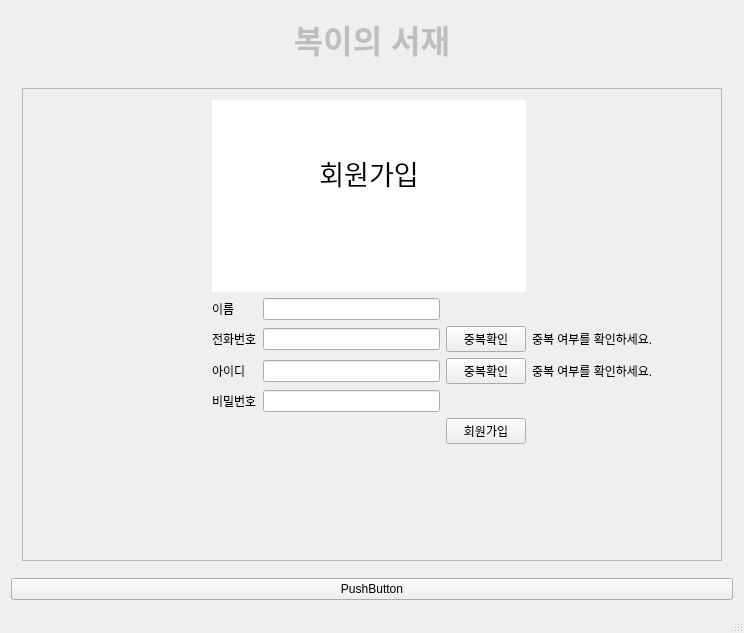
<?xml version="1.0" encoding="UTF-8"?>
<ui version="4.0">
 <class>MainWindow</class>
 <widget class="QMainWindow" name="MainWindow">
  <property name="geometry">
   <rect>
    <x>0</x>
    <y>0</y>
    <width>744</width>
    <height>633</height>
   </rect>
  </property>
  <property name="windowTitle">
   <string>MainWindow</string>
  </property>
  <widget class="QWidget" name="centralwidget">
   <layout class="QVBoxLayout" name="verticalLayout">
    <item>
     <widget class="QTextEdit" name="textEdit">
      <property name="enabled">
       <bool>false</bool>
      </property>
      <property name="sizePolicy">
       <sizepolicy hsizetype="Minimum" vsizetype="Maximum">
        <horstretch>0</horstretch>
        <verstretch>0</verstretch>
       </sizepolicy>
      </property>
      <property name="maximumSize">
       <size>
        <width>16777215</width>
        <height>60</height>
       </size>
      </property>
      <property name="tabletTracking">
       <bool>false</bool>
      </property>
      <property name="autoFillBackground">
       <bool>false</bool>
      </property>
      <property name="styleSheet">
       <string notr="true">border: none;
</string>
      </property>
      <property name="html">
       <string>&lt;!DOCTYPE HTML PUBLIC &quot;-//W3C//DTD HTML 4.0//EN&quot; &quot;http://www.w3.org/TR/REC-html40/strict.dtd&quot;&gt;
&lt;html&gt;&lt;head&gt;&lt;meta name=&quot;qrichtext&quot; content=&quot;1&quot; /&gt;&lt;meta charset=&quot;utf-8&quot; /&gt;&lt;style type=&quot;text/css&quot;&gt;
p, li { white-space: pre-wrap; }
hr { height: 1px; border-width: 0; }
li.unchecked::marker { content: &quot;\2610&quot;; }
li.checked::marker { content: &quot;\2612&quot;; }
&lt;/style&gt;&lt;/head&gt;&lt;body style=&quot; font-family:'Ubuntu Sans'; font-size:11pt; font-weight:400; font-style:normal;&quot;&gt;
&lt;p align=&quot;center&quot; style=&quot; margin-top:0px; margin-bottom:0px; margin-left:0px; margin-right:0px; -qt-block-indent:0; text-indent:0px;&quot;&gt;&lt;span style=&quot; font-size:24pt; font-weight:700;&quot;&gt;복이의 서재&lt;/span&gt;&lt;/p&gt;&lt;/body&gt;&lt;/html&gt;</string>
      </property>
     </widget>
    </item>
    <item>
     <layout class="QGridLayout" name="gridLayout_2">
      <item row="0" column="1">
       <widget class="QStackedWidget" name="stackedWidget">
        <property name="currentIndex">
         <number>2</number>
        </property>
        <widget class="QWidget" name="login">
         <layout class="QGridLayout" name="gridLayout_3">
          <item row="0" column="0">
           <widget class="QFrame" name="frame">
            <property name="frameShape">
             <enum>QFrame::Shape::StyledPanel</enum>
            </property>
            <property name="frameShadow">
             <enum>QFrame::Shadow::Raised</enum>
            </property>
            <layout class="QGridLayout" name="gridLayout_4">
             <item row="3" column="4">
              <widget class="QPushButton" name="reg_gobtn">
               <property name="maximumSize">
                <size>
                 <width>150</width>
                 <height>16777215</height>
                </size>
               </property>
               <property name="text">
                <string>회원가입</string>
               </property>
              </widget>
             </item>
             <item row="1" column="2" colspan="3">
              <widget class="QLineEdit" name="in_id"/>
             </item>
             <item row="1" column="5" rowspan="2">
              <widget class="QPushButton" name="loginbtn">
               <property name="maximumSize">
                <size>
                 <width>16777215</width>
                 <height>100</height>
                </size>
               </property>
               <property name="text">
                <string>로그인</string>
               </property>
              </widget>
             </item>
             <item row="1" column="0" rowspan="2">
              <spacer name="horizontalSpacer">
               <property name="orientation">
                <enum>Qt::Orientation::Horizontal</enum>
               </property>
               <property name="sizeHint" stdset="0">
                <size>
                 <width>40</width>
                 <height>20</height>
                </size>
               </property>
              </spacer>
             </item>
             <item row="1" column="1">
              <widget class="QLabel" name="id_label">
               <property name="text">
                <string>아이디</string>
               </property>
              </widget>
             </item>
             <item row="1" column="6" rowspan="2">
              <spacer name="horizontalSpacer_2">
               <property name="orientation">
                <enum>Qt::Orientation::Horizontal</enum>
               </property>
               <property name="sizeHint" stdset="0">
                <size>
                 <width>40</width>
                 <height>20</height>
                </size>
               </property>
              </spacer>
             </item>
             <item row="2" column="2" colspan="3">
              <widget class="QLineEdit" name="in_pw"/>
             </item>
             <item row="2" column="1">
              <widget class="QLabel" name="pw_label">
               <property name="text">
                <string>비밀번호</string>
               </property>
              </widget>
             </item>
             <item row="3" column="2">
              <widget class="QPushButton" name="f_idbtn">
               <property name="maximumSize">
                <size>
                 <width>150</width>
                 <height>16777215</height>
                </size>
               </property>
               <property name="text">
                <string>아이디 찾기</string>
               </property>
              </widget>
             </item>
             <item row="4" column="2" colspan="3">
              <spacer name="verticalSpacer_2">
               <property name="orientation">
                <enum>Qt::Orientation::Vertical</enum>
               </property>
               <property name="sizeHint" stdset="0">
                <size>
                 <width>20</width>
                 <height>40</height>
                </size>
               </property>
              </spacer>
             </item>
             <item row="3" column="3">
              <widget class="QPushButton" name="f_pwbtn">
               <property name="maximumSize">
                <size>
                 <width>150</width>
                 <height>16777215</height>
                </size>
               </property>
               <property name="text">
                <string>비밀번호 찾기</string>
               </property>
              </widget>
             </item>
             <item row="0" column="1" colspan="5">
              <widget class="QTextEdit" name="login_log">
               <property name="maximumSize">
                <size>
                 <width>16777215</width>
                 <height>300</height>
                </size>
               </property>
               <property name="styleSheet">
                <string notr="true">border: none;
</string>
               </property>
               <property name="readOnly">
                <bool>true</bool>
               </property>
               <property name="html">
                <string>&lt;!DOCTYPE HTML PUBLIC &quot;-//W3C//DTD HTML 4.0//EN&quot; &quot;http://www.w3.org/TR/REC-html40/strict.dtd&quot;&gt;
&lt;html&gt;&lt;head&gt;&lt;meta name=&quot;qrichtext&quot; content=&quot;1&quot; /&gt;&lt;meta charset=&quot;utf-8&quot; /&gt;&lt;style type=&quot;text/css&quot;&gt;
p, li { white-space: pre-wrap; }
hr { height: 1px; border-width: 0; }
li.unchecked::marker { content: &quot;\2610&quot;; }
li.checked::marker { content: &quot;\2612&quot;; }
&lt;/style&gt;&lt;/head&gt;&lt;body style=&quot; font-family:'Ubuntu Sans'; font-size:11pt; font-weight:400; font-style:normal;&quot;&gt;
&lt;p align=&quot;center&quot; style=&quot;-qt-paragraph-type:empty; margin-top:0px; margin-bottom:0px; margin-left:0px; margin-right:0px; -qt-block-indent:0; text-indent:0px;&quot;&gt;&lt;br /&gt;&lt;/p&gt;
&lt;p style=&quot;-qt-paragraph-type:empty; margin-top:0px; margin-bottom:0px; margin-left:0px; margin-right:0px; -qt-block-indent:0; text-indent:0px; font-size:20pt;&quot;&gt;&lt;br /&gt;&lt;/p&gt;
&lt;p align=&quot;center&quot; style=&quot; margin-top:0px; margin-bottom:0px; margin-left:0px; margin-right:0px; -qt-block-indent:0; text-indent:0px;&quot;&gt;&lt;span style=&quot; font-size:20pt;&quot;&gt;로그인&lt;/span&gt;&lt;/p&gt;
&lt;p align=&quot;center&quot; style=&quot;-qt-paragraph-type:empty; margin-top:0px; margin-bottom:0px; margin-left:0px; margin-right:0px; -qt-block-indent:0; text-indent:0px; font-size:20pt;&quot;&gt;&lt;br /&gt;&lt;/p&gt;&lt;/body&gt;&lt;/html&gt;</string>
               </property>
              </widget>
             </item>
             <item row="0" column="0">
              <widget class="QLabel" name="lbl">
               <property name="text">
                <string>TextLabel</string>
               </property>
              </widget>
             </item>
            </layout>
           </widget>
          </item>
         </layout>
        </widget>
        <widget class="QWidget" name="find_pw">
         <layout class="QGridLayout" name="gridLayout_8">
          <item row="0" column="0">
           <widget class="QFrame" name="frame_4">
            <property name="frameShape">
             <enum>QFrame::Shape::StyledPanel</enum>
            </property>
            <property name="frameShadow">
             <enum>QFrame::Shadow::Raised</enum>
            </property>
            <layout class="QGridLayout" name="gridLayout_9">
             <item row="0" column="1" colspan="2">
              <widget class="QTextEdit" name="find_log_2">
               <property name="maximumSize">
                <size>
                 <width>16777215</width>
                 <height>300</height>
                </size>
               </property>
               <property name="styleSheet">
                <string notr="true">border: none;
</string>
               </property>
               <property name="readOnly">
                <bool>true</bool>
               </property>
               <property name="html">
                <string>&lt;!DOCTYPE HTML PUBLIC &quot;-//W3C//DTD HTML 4.0//EN&quot; &quot;http://www.w3.org/TR/REC-html40/strict.dtd&quot;&gt;
&lt;html&gt;&lt;head&gt;&lt;meta name=&quot;qrichtext&quot; content=&quot;1&quot; /&gt;&lt;meta charset=&quot;utf-8&quot; /&gt;&lt;style type=&quot;text/css&quot;&gt;
p, li { white-space: pre-wrap; }
hr { height: 1px; border-width: 0; }
li.unchecked::marker { content: &quot;\2610&quot;; }
li.checked::marker { content: &quot;\2612&quot;; }
&lt;/style&gt;&lt;/head&gt;&lt;body style=&quot; font-family:'Ubuntu Sans'; font-size:11pt; font-weight:400; font-style:normal;&quot;&gt;
&lt;p align=&quot;center&quot; style=&quot;-qt-paragraph-type:empty; margin-top:0px; margin-bottom:0px; margin-left:0px; margin-right:0px; -qt-block-indent:0; text-indent:0px;&quot;&gt;&lt;br /&gt;&lt;/p&gt;
&lt;p align=&quot;center&quot; style=&quot;-qt-paragraph-type:empty; margin-top:0px; margin-bottom:0px; margin-left:0px; margin-right:0px; -qt-block-indent:0; text-indent:0px; font-size:20pt;&quot;&gt;&lt;br /&gt;&lt;/p&gt;
&lt;p align=&quot;center&quot; style=&quot; margin-top:0px; margin-bottom:0px; margin-left:0px; margin-right:0px; -qt-block-indent:0; text-indent:0px;&quot;&gt;&lt;span style=&quot; font-size:20pt;&quot;&gt;비밀번호 찾기&lt;/span&gt;&lt;/p&gt;&lt;/body&gt;&lt;/html&gt;</string>
               </property>
              </widget>
             </item>
             <item row="1" column="0">
              <spacer name="horizontalSpacer_3">
               <property name="orientation">
                <enum>Qt::Orientation::Horizontal</enum>
               </property>
               <property name="sizeHint" stdset="0">
                <size>
                 <width>201</width>
                 <height>20</height>
                </size>
               </property>
              </spacer>
             </item>
             <item row="1" column="1">
              <widget class="QLabel" name="fp_idlb">
               <property name="text">
                <string>아이디</string>
               </property>
              </widget>
             </item>
             <item row="1" column="2">
              <widget class="QLineEdit" name="fp_inid"/>
             </item>
             <item row="2" column="1">
              <widget class="QLabel" name="fp_pnlb">
               <property name="text">
                <string>전화번호</string>
               </property>
              </widget>
             </item>
             <item row="2" column="2">
              <widget class="QLineEdit" name="fp_inpn"/>
             </item>
             <item row="2" column="3">
              <spacer name="horizontalSpacer_4">
               <property name="orientation">
                <enum>Qt::Orientation::Horizontal</enum>
               </property>
               <property name="sizeHint" stdset="0">
                <size>
                 <width>201</width>
                 <height>20</height>
                </size>
               </property>
              </spacer>
             </item>
             <item row="3" column="1" colspan="2">
              <widget class="QPushButton" name="fp_btn">
               <property name="text">
                <string>비밀번호 찾기</string>
               </property>
              </widget>
             </item>
             <item row="4" column="2">
              <spacer name="verticalSpacer">
               <property name="orientation">
                <enum>Qt::Orientation::Vertical</enum>
               </property>
               <property name="sizeHint" stdset="0">
                <size>
                 <width>20</width>
                 <height>130</height>
                </size>
               </property>
              </spacer>
             </item>
            </layout>
           </widget>
          </item>
         </layout>
        </widget>
        <widget class="QWidget" name="reg_page">
         <layout class="QGridLayout" name="gridLayout">
          <item row="0" column="0">
           <widget class="QFrame" name="frame_2">
            <property name="frameShape">
             <enum>QFrame::Shape::StyledPanel</enum>
            </property>
            <property name="frameShadow">
             <enum>QFrame::Shadow::Raised</enum>
            </property>
            <layout class="QGridLayout" name="gridLayout_5">
             <item row="0" column="0">
              <spacer name="horizontalSpacer_7">
               <property name="orientation">
                <enum>Qt::Orientation::Horizontal</enum>
               </property>
               <property name="sizeHint" stdset="0">
                <size>
                 <width>114</width>
                 <height>20</height>
                </size>
               </property>
              </spacer>
             </item>
             <item row="2" column="1">
              <widget class="QLabel" name="reg_nalb">
               <property name="text">
                <string>이름</string>
               </property>
              </widget>
             </item>
             <item row="2" column="2">
              <widget class="QLineEdit" name="reg_name"/>
             </item>
             <item row="3" column="1">
              <widget class="QLabel" name="reg_pnlb">
               <property name="text">
                <string>전화번호</string>
               </property>
              </widget>
             </item>
             <item row="3" column="2">
              <widget class="QLineEdit" name="reg_pn"/>
             </item>
             <item row="3" column="3">
              <widget class="QPushButton" name="pn_ckbtn">
               <property name="text">
                <string>중복확인</string>
               </property>
              </widget>
             </item>
             <item row="3" column="4">
              <widget class="QLabel" name="ovl_pn">
               <property name="text">
                <string>중복 여부를 확인하세요.</string>
               </property>
              </widget>
             </item>
             <item row="4" column="1">
              <widget class="QLabel" name="reg_idlb">
               <property name="text">
                <string>아이디</string>
               </property>
              </widget>
             </item>
             <item row="4" column="2">
              <widget class="QLineEdit" name="reg_id"/>
             </item>
             <item row="4" column="3">
              <widget class="QPushButton" name="id_ckbtn">
               <property name="text">
                <string>중복확인</string>
               </property>
              </widget>
             </item>
             <item row="4" column="4">
              <widget class="QLabel" name="ovl_id">
               <property name="text">
                <string>중복 여부를 확인하세요.</string>
               </property>
              </widget>
             </item>
             <item row="5" column="1">
              <widget class="QLabel" name="reg_pwlb">
               <property name="text">
                <string>비밀번호</string>
               </property>
              </widget>
             </item>
             <item row="5" column="2">
              <widget class="QLineEdit" name="reg_pw"/>
             </item>
             <item row="6" column="3">
              <widget class="QPushButton" name="reg_btn">
               <property name="text">
                <string>회원가입</string>
               </property>
              </widget>
             </item>
             <item row="7" column="3">
              <spacer name="verticalSpacer_4">
               <property name="orientation">
                <enum>Qt::Orientation::Vertical</enum>
               </property>
               <property name="sizeHint" stdset="0">
                <size>
                 <width>20</width>
                 <height>62</height>
                </size>
               </property>
              </spacer>
             </item>
             <item row="2" column="4">
              <spacer name="horizontalSpacer_9">
               <property name="orientation">
                <enum>Qt::Orientation::Horizontal</enum>
               </property>
               <property name="sizeHint" stdset="0">
                <size>
                 <width>148</width>
                 <height>20</height>
                </size>
               </property>
              </spacer>
             </item>
             <item row="0" column="1" rowspan="2" colspan="3">
              <widget class="QTextEdit" name="reg_log">
               <property name="maximumSize">
                <size>
                 <width>16777215</width>
                 <height>300</height>
                </size>
               </property>
               <property name="styleSheet">
                <string notr="true">border:none;</string>
               </property>
               <property name="readOnly">
                <bool>true</bool>
               </property>
               <property name="html">
                <string>&lt;!DOCTYPE HTML PUBLIC &quot;-//W3C//DTD HTML 4.0//EN&quot; &quot;http://www.w3.org/TR/REC-html40/strict.dtd&quot;&gt;
&lt;html&gt;&lt;head&gt;&lt;meta name=&quot;qrichtext&quot; content=&quot;1&quot; /&gt;&lt;meta charset=&quot;utf-8&quot; /&gt;&lt;style type=&quot;text/css&quot;&gt;
p, li { white-space: pre-wrap; }
hr { height: 1px; border-width: 0; }
li.unchecked::marker { content: &quot;\2610&quot;; }
li.checked::marker { content: &quot;\2612&quot;; }
&lt;/style&gt;&lt;/head&gt;&lt;body style=&quot; font-family:'Ubuntu Sans'; font-size:11pt; font-weight:400; font-style:normal;&quot;&gt;
&lt;p align=&quot;center&quot; style=&quot;-qt-paragraph-type:empty; margin-top:0px; margin-bottom:0px; margin-left:0px; margin-right:0px; -qt-block-indent:0; text-indent:0px;&quot;&gt;&lt;br /&gt;&lt;/p&gt;
&lt;p align=&quot;center&quot; style=&quot;-qt-paragraph-type:empty; margin-top:0px; margin-bottom:0px; margin-left:0px; margin-right:0px; -qt-block-indent:0; text-indent:0px; font-size:20pt;&quot;&gt;&lt;br /&gt;&lt;/p&gt;
&lt;p align=&quot;center&quot; style=&quot; margin-top:0px; margin-bottom:0px; margin-left:0px; margin-right:0px; -qt-block-indent:0; text-indent:0px;&quot;&gt;&lt;span style=&quot; font-size:20pt;&quot;&gt;회원가입&lt;/span&gt;&lt;/p&gt;
&lt;p align=&quot;center&quot; style=&quot;-qt-paragraph-type:empty; margin-top:0px; margin-bottom:0px; margin-left:0px; margin-right:0px; -qt-block-indent:0; text-indent:0px; font-size:20pt;&quot;&gt;&lt;br /&gt;&lt;/p&gt;&lt;/body&gt;&lt;/html&gt;</string>
               </property>
              </widget>
             </item>
            </layout>
           </widget>
          </item>
         </layout>
        </widget>
        <widget class="QWidget" name="main_page">
         <layout class="QGridLayout" name="gridLayout_10">
          <item row="0" column="0">
           <widget class="QFrame" name="frame_5">
            <property name="frameShape">
             <enum>QFrame::Shape::StyledPanel</enum>
            </property>
            <property name="frameShadow">
             <enum>QFrame::Shadow::Raised</enum>
            </property>
            <layout class="QGridLayout" name="gridLayout_12">
             <item row="0" column="0">
              <widget class="QTextEdit" name="reg_log_2">
               <property name="maximumSize">
                <size>
                 <width>16777215</width>
                 <height>40</height>
                </size>
               </property>
               <property name="styleSheet">
                <string notr="true">border:none;</string>
               </property>
               <property name="readOnly">
                <bool>true</bool>
               </property>
               <property name="html">
                <string>&lt;!DOCTYPE HTML PUBLIC &quot;-//W3C//DTD HTML 4.0//EN&quot; &quot;http://www.w3.org/TR/REC-html40/strict.dtd&quot;&gt;
&lt;html&gt;&lt;head&gt;&lt;meta name=&quot;qrichtext&quot; content=&quot;1&quot; /&gt;&lt;meta charset=&quot;utf-8&quot; /&gt;&lt;style type=&quot;text/css&quot;&gt;
p, li { white-space: pre-wrap; }
hr { height: 1px; border-width: 0; }
li.unchecked::marker { content: &quot;\2610&quot;; }
li.checked::marker { content: &quot;\2612&quot;; }
&lt;/style&gt;&lt;/head&gt;&lt;body style=&quot; font-family:'Ubuntu Sans'; font-size:11pt; font-weight:400; font-style:normal;&quot;&gt;
&lt;p align=&quot;center&quot; style=&quot; margin-top:0px; margin-bottom:0px; margin-left:0px; margin-right:0px; -qt-block-indent:0; text-indent:0px;&quot;&gt;메인화면&lt;/p&gt;&lt;/body&gt;&lt;/html&gt;</string>
               </property>
              </widget>
             </item>
             <item row="1" column="0">
              <widget class="QTabWidget" name="tabWidget">
               <property name="currentIndex">
                <number>0</number>
               </property>
               <widget class="QWidget" name="all_tab">
                <attribute name="title">
                 <string>전체</string>
                </attribute>
                <layout class="QGridLayout" name="gridLayout_11">
                 <item row="0" column="0">
                  <widget class="QTextBrowser" name="test_bro"/>
                 </item>
                 <item row="0" column="1">
                  <widget class="QTableView" name="test_table">
                   <property name="editTriggers">
                    <set>QAbstractItemView::EditTrigger::NoEditTriggers</set>
                   </property>
                   <property name="dragEnabled">
                    <bool>true</bool>
                   </property>
                  </widget>
                 </item>
                </layout>
               </widget>
               <widget class="QWidget" name="author_tab">
                <attribute name="title">
                 <string>작가</string>
                </attribute>
                <widget class="QListView" name="listView">
                 <property name="geometry">
                  <rect>
                   <x>270</x>
                   <y>120</y>
                   <width>256</width>
                   <height>192</height>
                  </rect>
                 </property>
                </widget>
               </widget>
              </widget>
             </item>
            </layout>
           </widget>
          </item>
         </layout>
        </widget>
        <widget class="QWidget" name="find_id">
         <layout class="QGridLayout" name="gridLayout_7">
          <item row="0" column="0">
           <widget class="QFrame" name="frame_3">
            <property name="frameShape">
             <enum>QFrame::Shape::StyledPanel</enum>
            </property>
            <property name="frameShadow">
             <enum>QFrame::Shadow::Raised</enum>
            </property>
            <layout class="QGridLayout" name="gridLayout_6">
             <item row="0" column="1" colspan="3">
              <widget class="QTextEdit" name="find_log">
               <property name="maximumSize">
                <size>
                 <width>16777215</width>
                 <height>300</height>
                </size>
               </property>
               <property name="styleSheet">
                <string notr="true">border: none;
</string>
               </property>
               <property name="readOnly">
                <bool>true</bool>
               </property>
               <property name="html">
                <string>&lt;!DOCTYPE HTML PUBLIC &quot;-//W3C//DTD HTML 4.0//EN&quot; &quot;http://www.w3.org/TR/REC-html40/strict.dtd&quot;&gt;
&lt;html&gt;&lt;head&gt;&lt;meta name=&quot;qrichtext&quot; content=&quot;1&quot; /&gt;&lt;meta charset=&quot;utf-8&quot; /&gt;&lt;style type=&quot;text/css&quot;&gt;
p, li { white-space: pre-wrap; }
hr { height: 1px; border-width: 0; }
li.unchecked::marker { content: &quot;\2610&quot;; }
li.checked::marker { content: &quot;\2612&quot;; }
&lt;/style&gt;&lt;/head&gt;&lt;body style=&quot; font-family:'Ubuntu Sans'; font-size:11pt; font-weight:400; font-style:normal;&quot;&gt;
&lt;p align=&quot;center&quot; style=&quot;-qt-paragraph-type:empty; margin-top:0px; margin-bottom:0px; margin-left:0px; margin-right:0px; -qt-block-indent:0; text-indent:0px;&quot;&gt;&lt;br /&gt;&lt;/p&gt;
&lt;p align=&quot;center&quot; style=&quot;-qt-paragraph-type:empty; margin-top:0px; margin-bottom:0px; margin-left:0px; margin-right:0px; -qt-block-indent:0; text-indent:0px; font-size:20pt;&quot;&gt;&lt;br /&gt;&lt;/p&gt;
&lt;p align=&quot;center&quot; style=&quot; margin-top:0px; margin-bottom:0px; margin-left:0px; margin-right:0px; -qt-block-indent:0; text-indent:0px;&quot;&gt;&lt;span style=&quot; font-size:20pt;&quot;&gt;아이디 찾기&lt;/span&gt;&lt;/p&gt;&lt;/body&gt;&lt;/html&gt;</string>
               </property>
              </widget>
             </item>
             <item row="1" column="0">
              <spacer name="horizontalSpacer_5">
               <property name="orientation">
                <enum>Qt::Orientation::Horizontal</enum>
               </property>
               <property name="sizeHint" stdset="0">
                <size>
                 <width>207</width>
                 <height>20</height>
                </size>
               </property>
              </spacer>
             </item>
             <item row="1" column="1">
              <widget class="QLabel" name="f_nmlb">
               <property name="text">
                <string>이름</string>
               </property>
              </widget>
             </item>
             <item row="1" column="2" colspan="2">
              <widget class="QLineEdit" name="f_inname"/>
             </item>
             <item row="1" column="4">
              <spacer name="horizontalSpacer_6">
               <property name="orientation">
                <enum>Qt::Orientation::Horizontal</enum>
               </property>
               <property name="sizeHint" stdset="0">
                <size>
                 <width>207</width>
                 <height>20</height>
                </size>
               </property>
              </spacer>
             </item>
             <item row="2" column="1">
              <widget class="QLabel" name="f_pnlb">
               <property name="text">
                <string>전화번호</string>
               </property>
              </widget>
             </item>
             <item row="2" column="2" colspan="2">
              <widget class="QLineEdit" name="f_inpn"/>
             </item>
             <item row="4" column="3">
              <spacer name="verticalSpacer_3">
               <property name="orientation">
                <enum>Qt::Orientation::Vertical</enum>
               </property>
               <property name="sizeHint" stdset="0">
                <size>
                 <width>20</width>
                 <height>140</height>
                </size>
               </property>
              </spacer>
             </item>
             <item row="3" column="1" colspan="3">
              <widget class="QPushButton" name="f_btn">
               <property name="text">
                <string>아이디 찾기</string>
               </property>
              </widget>
             </item>
            </layout>
           </widget>
          </item>
         </layout>
        </widget>
       </widget>
      </item>
     </layout>
    </item>
    <item>
     <widget class="QPushButton" name="pushButton">
      <property name="text">
       <string>PushButton</string>
      </property>
     </widget>
    </item>
   </layout>
  </widget>
  <widget class="QMenuBar" name="menubar">
   <property name="geometry">
    <rect>
     <x>0</x>
     <y>0</y>
     <width>744</width>
     <height>23</height>
    </rect>
   </property>
  </widget>
  <widget class="QStatusBar" name="statusbar"/>
 </widget>
 <layoutdefault spacing="6" margin="11"/>
 <resources/>
 <connections/>
</ui>
